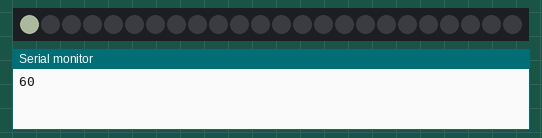
A sketch run on a simulated Arduino Uno, built with avr-gcc and run on an emulated ATmega328P. Shown: 24 RGB LEDs in strip order, left to right, the last lines printed to the serial monitor. Dim RGB values are drawn brighter than linear.

Above: at 0.01 s.
At 5.53 s:
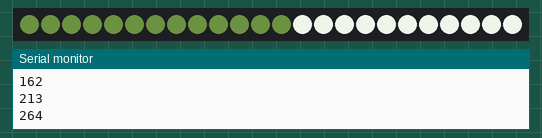
At 11.2 s:
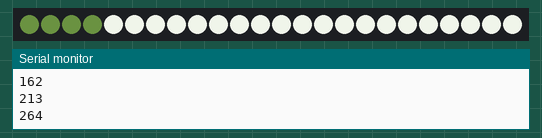
At 19.48 s:
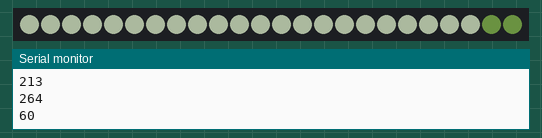
At 29.76 s:
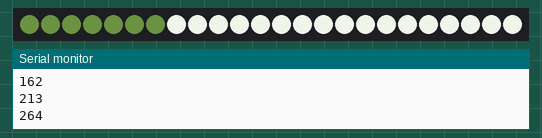
At 39.88 s:
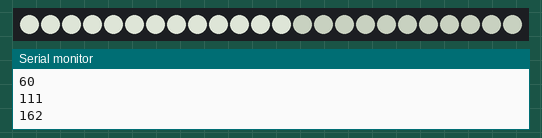

The sketch:

Hshop_NeoPixel.ino
```cpp
// DI - 6 (ARDUINO)
// 5V - 5V(ARDUINO)
// GND - GND(ARDUINO);
// LUU Y TREN 16 BONG THI PHAI DUNG VIN KHOANG 6V , LAY VIN CAP CHO NEOPIXEL


#include <Adafruit_NeoPixel.h>1
#define PIN            6
#define NUMPIXELS      24
Adafruit_NeoPixel pixels = Adafruit_NeoPixel(NUMPIXELS, PIN, NEO_GRB + NEO_KHZ800);

int delayval = 50; // delay for half a second

void setup() {

  Serial.begin(9600);
  pixels.begin(); // This initializes the NeoPixel library.
}

void loop() {

  for(int k=10;k<255;k++)
  {
    k=k+50;
    Serial.println(k);
    for(int i=0;i<NUMPIXELS;i++){

    pixels.setPixelColor(i, pixels.Color(k+5,k+10,k)); // Moderately bright green color.

    pixels.show(); // This sends the updated pixel color to the hardware.

    delay(delayval); // Delay for a period of time (in milliseconds).
  }
  }


}
```
